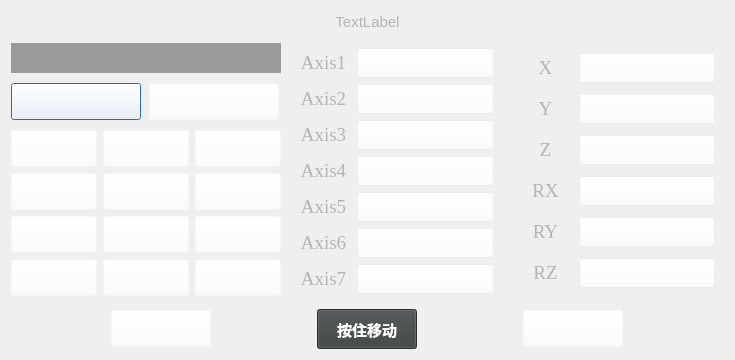
<?xml version="1.0" encoding="UTF-8"?>
<ui version="4.0">
 <class>NumberBoard</class>
 <widget class="QDialog" name="NumberBoard">
  <property name="windowModality">
   <enum>Qt::NonModal</enum>
  </property>
  <property name="geometry">
   <rect>
    <x>0</x>
    <y>0</y>
    <width>735</width>
    <height>360</height>
   </rect>
  </property>
  <property name="minimumSize">
   <size>
    <width>200</width>
    <height>360</height>
   </size>
  </property>
  <property name="maximumSize">
   <size>
    <width>999</width>
    <height>360</height>
   </size>
  </property>
  <property name="windowTitle">
   <string>Number board</string>
  </property>
  <property name="whatsThis">
   <string/>
  </property>
  <property name="styleSheet">
   <string notr="true"/>
  </property>
  <layout class="QGridLayout" name="gridLayout_5">
   <item row="1" column="0">
    <layout class="QGridLayout" name="gridLayout_4">
     <item row="0" column="0" colspan="2">
      <widget class="QLineEdit" name="numberBoardLineEdit">
       <property name="enabled">
        <bool>true</bool>
       </property>
       <property name="minimumSize">
        <size>
         <width>0</width>
         <height>30</height>
        </size>
       </property>
       <property name="font">
        <font>
         <family>Times New Roman</family>
         <pointsize>16</pointsize>
        </font>
       </property>
       <property name="layoutDirection">
        <enum>Qt::RightToLeft</enum>
       </property>
       <property name="styleSheet">
        <string notr="true">background-color: rgba(154, 154, 154, 255);
border: 0px solid gray; 
color:black;</string>
       </property>
       <property name="text">
        <string/>
       </property>
       <property name="echoMode">
        <enum>QLineEdit::Normal</enum>
       </property>
       <property name="alignment">
        <set>Qt::AlignRight|Qt::AlignTrailing|Qt::AlignVCenter</set>
       </property>
      </widget>
     </item>
     <item row="1" column="0">
      <widget class="QPushButton" name="numberBoardBack">
       <property name="minimumSize">
        <size>
         <width>130</width>
         <height>37</height>
        </size>
       </property>
       <property name="maximumSize">
        <size>
         <width>130</width>
         <height>37</height>
        </size>
       </property>
       <property name="font">
        <font>
         <family>Times New Roman</family>
         <pointsize>20</pointsize>
        </font>
       </property>
       <property name="styleSheet">
        <string notr="true">background-color: rgba(255, 255, 255, 0); color:white;</string>
       </property>
       <property name="text">
        <string/>
       </property>
       <property name="icon">
        <iconset resource="images.qrc">
         <normaloff>:/images/numCancel.png</normaloff>:/images/numCancel.png</iconset>
       </property>
       <property name="iconSize">
        <size>
         <width>130</width>
         <height>37</height>
        </size>
       </property>
      </widget>
     </item>
     <item row="1" column="1">
      <widget class="QPushButton" name="numberBoardClear">
       <property name="minimumSize">
        <size>
         <width>130</width>
         <height>37</height>
        </size>
       </property>
       <property name="maximumSize">
        <size>
         <width>130</width>
         <height>37</height>
        </size>
       </property>
       <property name="font">
        <font>
         <family>Times New Roman</family>
         <pointsize>20</pointsize>
        </font>
       </property>
       <property name="styleSheet">
        <string notr="true">background-color: rgba(255, 255, 255, 0); color:white;</string>
       </property>
       <property name="text">
        <string/>
       </property>
       <property name="icon">
        <iconset resource="images.qrc">
         <normaloff>:/images/numClear.png</normaloff>:/images/numClear.png</iconset>
       </property>
       <property name="iconSize">
        <size>
         <width>130</width>
         <height>37</height>
        </size>
       </property>
      </widget>
     </item>
     <item row="2" column="0" colspan="2">
      <layout class="QGridLayout" name="gridLayout">
       <item row="3" column="0">
        <widget class="QPushButton" name="numberBoard0">
         <property name="minimumSize">
          <size>
           <width>86</width>
           <height>37</height>
          </size>
         </property>
         <property name="maximumSize">
          <size>
           <width>86</width>
           <height>37</height>
          </size>
         </property>
         <property name="font">
          <font>
           <family>Times New Roman</family>
           <pointsize>20</pointsize>
          </font>
         </property>
         <property name="styleSheet">
          <string notr="true">background-color: rgba(255, 255, 255, 0); color:white;</string>
         </property>
         <property name="text">
          <string/>
         </property>
         <property name="icon">
          <iconset resource="images.qrc">
           <normaloff>:/images/num0.png</normaloff>:/images/num0.png</iconset>
         </property>
         <property name="iconSize">
          <size>
           <width>86</width>
           <height>37</height>
          </size>
         </property>
        </widget>
       </item>
       <item row="3" column="2">
        <widget class="QPushButton" name="numberBoardMinus">
         <property name="minimumSize">
          <size>
           <width>86</width>
           <height>37</height>
          </size>
         </property>
         <property name="maximumSize">
          <size>
           <width>86</width>
           <height>37</height>
          </size>
         </property>
         <property name="font">
          <font>
           <family>Times New Roman</family>
           <pointsize>20</pointsize>
          </font>
         </property>
         <property name="styleSheet">
          <string notr="true">background-color: rgba(255, 255, 255, 0); color:white;</string>
         </property>
         <property name="text">
          <string/>
         </property>
         <property name="icon">
          <iconset resource="images.qrc">
           <normaloff>:/images/numMinus.png</normaloff>:/images/numMinus.png</iconset>
         </property>
         <property name="iconSize">
          <size>
           <width>86</width>
           <height>37</height>
          </size>
         </property>
        </widget>
       </item>
       <item row="3" column="1">
        <widget class="QPushButton" name="numberBoardPoint">
         <property name="minimumSize">
          <size>
           <width>86</width>
           <height>37</height>
          </size>
         </property>
         <property name="maximumSize">
          <size>
           <width>86</width>
           <height>37</height>
          </size>
         </property>
         <property name="font">
          <font>
           <family>Times New Roman</family>
           <pointsize>20</pointsize>
          </font>
         </property>
         <property name="styleSheet">
          <string notr="true">background-color: rgba(255, 255, 255, 0); color:white;</string>
         </property>
         <property name="text">
          <string/>
         </property>
         <property name="icon">
          <iconset resource="images.qrc">
           <normaloff>:/images/numDot.png</normaloff>:/images/numDot.png</iconset>
         </property>
         <property name="iconSize">
          <size>
           <width>86</width>
           <height>37</height>
          </size>
         </property>
        </widget>
       </item>
       <item row="2" column="2">
        <widget class="QPushButton" name="numberBoard3">
         <property name="minimumSize">
          <size>
           <width>86</width>
           <height>37</height>
          </size>
         </property>
         <property name="maximumSize">
          <size>
           <width>86</width>
           <height>37</height>
          </size>
         </property>
         <property name="font">
          <font>
           <family>Times New Roman</family>
           <pointsize>20</pointsize>
          </font>
         </property>
         <property name="styleSheet">
          <string notr="true">background-color: rgba(255, 255, 255, 0); color:white;</string>
         </property>
         <property name="text">
          <string/>
         </property>
         <property name="icon">
          <iconset resource="images.qrc">
           <normaloff>:/images/num3.png</normaloff>:/images/num3.png</iconset>
         </property>
         <property name="iconSize">
          <size>
           <width>86</width>
           <height>37</height>
          </size>
         </property>
        </widget>
       </item>
       <item row="2" column="1">
        <widget class="QPushButton" name="numberBoard2">
         <property name="minimumSize">
          <size>
           <width>86</width>
           <height>37</height>
          </size>
         </property>
         <property name="maximumSize">
          <size>
           <width>86</width>
           <height>37</height>
          </size>
         </property>
         <property name="font">
          <font>
           <family>Times New Roman</family>
           <pointsize>20</pointsize>
          </font>
         </property>
         <property name="styleSheet">
          <string notr="true">background-color: rgba(255, 255, 255, 0); color:white;</string>
         </property>
         <property name="text">
          <string/>
         </property>
         <property name="icon">
          <iconset resource="images.qrc">
           <normaloff>:/images/num2.png</normaloff>:/images/num2.png</iconset>
         </property>
         <property name="iconSize">
          <size>
           <width>86</width>
           <height>37</height>
          </size>
         </property>
        </widget>
       </item>
       <item row="2" column="0">
        <widget class="QPushButton" name="numberBoard1">
         <property name="minimumSize">
          <size>
           <width>86</width>
           <height>37</height>
          </size>
         </property>
         <property name="maximumSize">
          <size>
           <width>86</width>
           <height>37</height>
          </size>
         </property>
         <property name="font">
          <font>
           <family>Times New Roman</family>
           <pointsize>20</pointsize>
          </font>
         </property>
         <property name="styleSheet">
          <string notr="true">background-color: rgba(255, 255, 255, 0); color:white;</string>
         </property>
         <property name="text">
          <string/>
         </property>
         <property name="icon">
          <iconset resource="images.qrc">
           <normaloff>:/images/num1.png</normaloff>:/images/num1.png</iconset>
         </property>
         <property name="iconSize">
          <size>
           <width>86</width>
           <height>37</height>
          </size>
         </property>
        </widget>
       </item>
       <item row="1" column="2">
        <widget class="QPushButton" name="numberBoard6">
         <property name="minimumSize">
          <size>
           <width>86</width>
           <height>37</height>
          </size>
         </property>
         <property name="maximumSize">
          <size>
           <width>86</width>
           <height>37</height>
          </size>
         </property>
         <property name="font">
          <font>
           <family>Times New Roman</family>
           <pointsize>20</pointsize>
          </font>
         </property>
         <property name="styleSheet">
          <string notr="true">background-color: rgba(255, 255, 255, 0); color:white;</string>
         </property>
         <property name="text">
          <string/>
         </property>
         <property name="icon">
          <iconset resource="images.qrc">
           <normaloff>:/images/num6.png</normaloff>:/images/num6.png</iconset>
         </property>
         <property name="iconSize">
          <size>
           <width>86</width>
           <height>37</height>
          </size>
         </property>
        </widget>
       </item>
       <item row="1" column="1">
        <widget class="QPushButton" name="numberBoard5">
         <property name="minimumSize">
          <size>
           <width>86</width>
           <height>37</height>
          </size>
         </property>
         <property name="maximumSize">
          <size>
           <width>86</width>
           <height>37</height>
          </size>
         </property>
         <property name="font">
          <font>
           <family>Times New Roman</family>
           <pointsize>20</pointsize>
          </font>
         </property>
         <property name="styleSheet">
          <string notr="true">background-color: rgba(255, 255, 255, 0); color:white;</string>
         </property>
         <property name="text">
          <string/>
         </property>
         <property name="icon">
          <iconset resource="images.qrc">
           <normaloff>:/images/num5.png</normaloff>:/images/num5.png</iconset>
         </property>
         <property name="iconSize">
          <size>
           <width>86</width>
           <height>37</height>
          </size>
         </property>
        </widget>
       </item>
       <item row="1" column="0">
        <widget class="QPushButton" name="numberBoard4">
         <property name="minimumSize">
          <size>
           <width>86</width>
           <height>37</height>
          </size>
         </property>
         <property name="maximumSize">
          <size>
           <width>86</width>
           <height>37</height>
          </size>
         </property>
         <property name="font">
          <font>
           <family>Times New Roman</family>
           <pointsize>20</pointsize>
          </font>
         </property>
         <property name="styleSheet">
          <string notr="true">background-color: rgba(255, 255, 255, 0); color:white;</string>
         </property>
         <property name="text">
          <string/>
         </property>
         <property name="icon">
          <iconset resource="images.qrc">
           <normaloff>:/images/num4.png</normaloff>:/images/num4.png</iconset>
         </property>
         <property name="iconSize">
          <size>
           <width>86</width>
           <height>37</height>
          </size>
         </property>
        </widget>
       </item>
       <item row="0" column="2">
        <widget class="QPushButton" name="numberBoard9">
         <property name="minimumSize">
          <size>
           <width>86</width>
           <height>37</height>
          </size>
         </property>
         <property name="maximumSize">
          <size>
           <width>86</width>
           <height>37</height>
          </size>
         </property>
         <property name="font">
          <font>
           <family>Times New Roman</family>
           <pointsize>20</pointsize>
          </font>
         </property>
         <property name="styleSheet">
          <string notr="true">background-color: rgba(255, 255, 255, 0); color:white;</string>
         </property>
         <property name="text">
          <string/>
         </property>
         <property name="icon">
          <iconset resource="images.qrc">
           <normaloff>:/images/num9.png</normaloff>:/images/num9.png</iconset>
         </property>
         <property name="iconSize">
          <size>
           <width>86</width>
           <height>37</height>
          </size>
         </property>
        </widget>
       </item>
       <item row="0" column="1">
        <widget class="QPushButton" name="numberBoard8">
         <property name="minimumSize">
          <size>
           <width>86</width>
           <height>37</height>
          </size>
         </property>
         <property name="maximumSize">
          <size>
           <width>86</width>
           <height>37</height>
          </size>
         </property>
         <property name="font">
          <font>
           <family>Times New Roman</family>
           <pointsize>20</pointsize>
          </font>
         </property>
         <property name="styleSheet">
          <string notr="true">background-color: rgba(255, 255, 255, 0); color:white;</string>
         </property>
         <property name="text">
          <string/>
         </property>
         <property name="icon">
          <iconset resource="images.qrc">
           <normaloff>:/images/num8.png</normaloff>:/images/num8.png</iconset>
         </property>
         <property name="iconSize">
          <size>
           <width>86</width>
           <height>37</height>
          </size>
         </property>
        </widget>
       </item>
       <item row="0" column="0">
        <widget class="QPushButton" name="numberBoard7">
         <property name="minimumSize">
          <size>
           <width>86</width>
           <height>37</height>
          </size>
         </property>
         <property name="maximumSize">
          <size>
           <width>86</width>
           <height>37</height>
          </size>
         </property>
         <property name="font">
          <font>
           <family>Times New Roman</family>
           <pointsize>20</pointsize>
          </font>
         </property>
         <property name="styleSheet">
          <string notr="true">background-color: rgba(255, 255, 255, 0); color:white;</string>
         </property>
         <property name="locale">
          <locale language="Chinese" country="China"/>
         </property>
         <property name="text">
          <string/>
         </property>
         <property name="icon">
          <iconset resource="images.qrc">
           <normaloff>:/images/num7.png</normaloff>:/images/num7.png</iconset>
         </property>
         <property name="iconSize">
          <size>
           <width>86</width>
           <height>37</height>
          </size>
         </property>
        </widget>
       </item>
      </layout>
     </item>
    </layout>
   </item>
   <item row="1" column="1">
    <widget class="QGroupBox" name="axisGroupBox">
     <property name="minimumSize">
      <size>
       <width>200</width>
       <height>0</height>
      </size>
     </property>
     <property name="styleSheet">
      <string notr="true">QGroupBox { 
     border: 0px solid gray; 
     border-radius: 0px; 
 } </string>
     </property>
     <property name="title">
      <string/>
     </property>
     <layout class="QGridLayout" name="gridLayout_2">
      <item row="0" column="0">
       <widget class="QLabel" name="label">
        <property name="maximumSize">
         <size>
          <width>55</width>
          <height>16777215</height>
         </size>
        </property>
        <property name="font">
         <font>
          <family>Times New Roman</family>
          <pointsize>14</pointsize>
         </font>
        </property>
        <property name="styleSheet">
         <string notr="true">background-color: rgba(255, 255, 255, 0); color:rgb(179, 181, 180)</string>
        </property>
        <property name="text">
         <string>Axis1</string>
        </property>
        <property name="alignment">
         <set>Qt::AlignCenter</set>
        </property>
       </widget>
      </item>
      <item row="0" column="1">
       <widget class="QPushButton" name="axisLineEdit1">
        <property name="minimumSize">
         <size>
          <width>0</width>
          <height>30</height>
         </size>
        </property>
        <property name="font">
         <font>
          <family>Times New Roman</family>
          <pointsize>14</pointsize>
         </font>
        </property>
        <property name="styleSheet">
         <string notr="true">background-color: rgba(255, 255, 255, 40); color:rgb(179, 181, 180)</string>
        </property>
        <property name="text">
         <string/>
        </property>
       </widget>
      </item>
      <item row="1" column="0">
       <widget class="QLabel" name="label_2">
        <property name="maximumSize">
         <size>
          <width>55</width>
          <height>16777215</height>
         </size>
        </property>
        <property name="font">
         <font>
          <family>Times New Roman</family>
          <pointsize>14</pointsize>
         </font>
        </property>
        <property name="styleSheet">
         <string notr="true">background-color: rgba(255, 255, 255, 0); color:rgb(179, 181, 180)</string>
        </property>
        <property name="text">
         <string>Axis2</string>
        </property>
        <property name="alignment">
         <set>Qt::AlignCenter</set>
        </property>
       </widget>
      </item>
      <item row="1" column="1">
       <widget class="QPushButton" name="axisLineEdit2">
        <property name="minimumSize">
         <size>
          <width>0</width>
          <height>30</height>
         </size>
        </property>
        <property name="font">
         <font>
          <family>Times New Roman</family>
          <pointsize>14</pointsize>
         </font>
        </property>
        <property name="styleSheet">
         <string notr="true">background-color: rgba(255, 255, 255, 40); color:rgb(179, 181, 180)</string>
        </property>
        <property name="text">
         <string/>
        </property>
       </widget>
      </item>
      <item row="2" column="0">
       <widget class="QLabel" name="label_3">
        <property name="maximumSize">
         <size>
          <width>55</width>
          <height>16777215</height>
         </size>
        </property>
        <property name="font">
         <font>
          <family>Times New Roman</family>
          <pointsize>14</pointsize>
         </font>
        </property>
        <property name="styleSheet">
         <string notr="true">background-color: rgba(255, 255, 255, 0); color:rgb(179, 181, 180)</string>
        </property>
        <property name="text">
         <string>Axis3</string>
        </property>
        <property name="alignment">
         <set>Qt::AlignCenter</set>
        </property>
       </widget>
      </item>
      <item row="2" column="1">
       <widget class="QPushButton" name="axisLineEdit3">
        <property name="minimumSize">
         <size>
          <width>0</width>
          <height>30</height>
         </size>
        </property>
        <property name="font">
         <font>
          <family>Times New Roman</family>
          <pointsize>14</pointsize>
         </font>
        </property>
        <property name="styleSheet">
         <string notr="true">background-color: rgba(255, 255, 255, 40); color:rgb(179, 181, 180)</string>
        </property>
        <property name="text">
         <string/>
        </property>
       </widget>
      </item>
      <item row="3" column="0">
       <widget class="QLabel" name="label_4">
        <property name="maximumSize">
         <size>
          <width>55</width>
          <height>16777215</height>
         </size>
        </property>
        <property name="font">
         <font>
          <family>Times New Roman</family>
          <pointsize>14</pointsize>
         </font>
        </property>
        <property name="styleSheet">
         <string notr="true">background-color: rgba(255, 255, 255, 0); color:rgb(179, 181, 180)</string>
        </property>
        <property name="text">
         <string>Axis4</string>
        </property>
        <property name="alignment">
         <set>Qt::AlignCenter</set>
        </property>
       </widget>
      </item>
      <item row="3" column="1">
       <widget class="QPushButton" name="axisLineEdit4">
        <property name="minimumSize">
         <size>
          <width>0</width>
          <height>30</height>
         </size>
        </property>
        <property name="font">
         <font>
          <family>Times New Roman</family>
          <pointsize>14</pointsize>
         </font>
        </property>
        <property name="styleSheet">
         <string notr="true">background-color: rgba(255, 255, 255, 40); color:rgb(179, 181, 180)</string>
        </property>
        <property name="text">
         <string/>
        </property>
       </widget>
      </item>
      <item row="4" column="0">
       <widget class="QLabel" name="label_5">
        <property name="maximumSize">
         <size>
          <width>55</width>
          <height>16777215</height>
         </size>
        </property>
        <property name="font">
         <font>
          <family>Times New Roman</family>
          <pointsize>14</pointsize>
         </font>
        </property>
        <property name="styleSheet">
         <string notr="true">background-color: rgba(255, 255, 255, 0); color:rgb(179, 181, 180)</string>
        </property>
        <property name="text">
         <string>Axis5</string>
        </property>
        <property name="alignment">
         <set>Qt::AlignCenter</set>
        </property>
       </widget>
      </item>
      <item row="4" column="1">
       <widget class="QPushButton" name="axisLineEdit5">
        <property name="minimumSize">
         <size>
          <width>0</width>
          <height>30</height>
         </size>
        </property>
        <property name="font">
         <font>
          <family>Times New Roman</family>
          <pointsize>14</pointsize>
         </font>
        </property>
        <property name="styleSheet">
         <string notr="true">background-color: rgba(255, 255, 255, 40); color:rgb(179, 181, 180)</string>
        </property>
        <property name="text">
         <string/>
        </property>
       </widget>
      </item>
      <item row="5" column="0">
       <widget class="QLabel" name="label_6">
        <property name="maximumSize">
         <size>
          <width>55</width>
          <height>16777215</height>
         </size>
        </property>
        <property name="font">
         <font>
          <family>Times New Roman</family>
          <pointsize>14</pointsize>
         </font>
        </property>
        <property name="styleSheet">
         <string notr="true">background-color: rgba(255, 255, 255, 0); color:rgb(179, 181, 180)</string>
        </property>
        <property name="text">
         <string>Axis6</string>
        </property>
        <property name="alignment">
         <set>Qt::AlignCenter</set>
        </property>
       </widget>
      </item>
      <item row="5" column="1">
       <widget class="QPushButton" name="axisLineEdit6">
        <property name="minimumSize">
         <size>
          <width>0</width>
          <height>30</height>
         </size>
        </property>
        <property name="font">
         <font>
          <family>Times New Roman</family>
          <pointsize>14</pointsize>
         </font>
        </property>
        <property name="styleSheet">
         <string notr="true">background-color: rgba(255, 255, 255, 40); color:rgb(179, 181, 180)</string>
        </property>
        <property name="text">
         <string/>
        </property>
       </widget>
      </item>
      <item row="6" column="0">
       <widget class="QLabel" name="label_7">
        <property name="maximumSize">
         <size>
          <width>55</width>
          <height>16777215</height>
         </size>
        </property>
        <property name="font">
         <font>
          <family>Times New Roman</family>
          <pointsize>14</pointsize>
         </font>
        </property>
        <property name="styleSheet">
         <string notr="true">background-color: rgba(255, 255, 255, 0); color:rgb(179, 181, 180)</string>
        </property>
        <property name="text">
         <string>Axis7</string>
        </property>
        <property name="alignment">
         <set>Qt::AlignCenter</set>
        </property>
       </widget>
      </item>
      <item row="6" column="1">
       <widget class="QPushButton" name="axisLineEdit7">
        <property name="minimumSize">
         <size>
          <width>0</width>
          <height>30</height>
         </size>
        </property>
        <property name="font">
         <font>
          <family>Times New Roman</family>
          <pointsize>14</pointsize>
         </font>
        </property>
        <property name="styleSheet">
         <string notr="true">background-color: rgba(255, 255, 255, 40); color:rgb(179, 181, 180)</string>
        </property>
        <property name="text">
         <string/>
        </property>
       </widget>
      </item>
     </layout>
    </widget>
   </item>
   <item row="1" column="2">
    <widget class="QGroupBox" name="positionGroupBox">
     <property name="minimumSize">
      <size>
       <width>200</width>
       <height>0</height>
      </size>
     </property>
     <property name="styleSheet">
      <string notr="true">QGroupBox { 
     border: 0px solid gray; 
     border-radius: 0px; 
 } </string>
     </property>
     <property name="title">
      <string/>
     </property>
     <layout class="QGridLayout" name="gridLayout_3">
      <item row="3" column="0">
       <widget class="QLabel" name="label_11">
        <property name="maximumSize">
         <size>
          <width>55</width>
          <height>16777215</height>
         </size>
        </property>
        <property name="font">
         <font>
          <family>Times New Roman</family>
          <pointsize>14</pointsize>
         </font>
        </property>
        <property name="styleSheet">
         <string notr="true">background-color: rgba(255, 255, 255, 0); color:rgb(179, 181, 180)</string>
        </property>
        <property name="text">
         <string>RX</string>
        </property>
        <property name="alignment">
         <set>Qt::AlignCenter</set>
        </property>
       </widget>
      </item>
      <item row="1" column="1">
       <widget class="QPushButton" name="yLineEdit">
        <property name="minimumSize">
         <size>
          <width>0</width>
          <height>30</height>
         </size>
        </property>
        <property name="font">
         <font>
          <family>Times New Roman</family>
          <pointsize>14</pointsize>
         </font>
        </property>
        <property name="styleSheet">
         <string notr="true">background-color: rgba(255, 255, 255, 40); color:rgb(179, 181, 180)</string>
        </property>
        <property name="text">
         <string/>
        </property>
       </widget>
      </item>
      <item row="0" column="1">
       <widget class="QPushButton" name="xLineEdit">
        <property name="minimumSize">
         <size>
          <width>0</width>
          <height>30</height>
         </size>
        </property>
        <property name="font">
         <font>
          <family>Times New Roman</family>
          <pointsize>14</pointsize>
         </font>
        </property>
        <property name="styleSheet">
         <string notr="true">background-color: rgba(255, 255, 255, 40); color:rgb(179, 181, 180)</string>
        </property>
        <property name="text">
         <string/>
        </property>
       </widget>
      </item>
      <item row="1" column="0">
       <widget class="QLabel" name="label_9">
        <property name="maximumSize">
         <size>
          <width>55</width>
          <height>16777215</height>
         </size>
        </property>
        <property name="font">
         <font>
          <family>Times New Roman</family>
          <pointsize>14</pointsize>
         </font>
        </property>
        <property name="styleSheet">
         <string notr="true">background-color: rgba(255, 255, 255, 0); color:rgb(179, 181, 180)</string>
        </property>
        <property name="text">
         <string>Y</string>
        </property>
        <property name="alignment">
         <set>Qt::AlignCenter</set>
        </property>
       </widget>
      </item>
      <item row="2" column="1">
       <widget class="QPushButton" name="zLineEdit">
        <property name="minimumSize">
         <size>
          <width>0</width>
          <height>30</height>
         </size>
        </property>
        <property name="font">
         <font>
          <family>Times New Roman</family>
          <pointsize>14</pointsize>
         </font>
        </property>
        <property name="styleSheet">
         <string notr="true">background-color: rgba(255, 255, 255, 40); color:rgb(179, 181, 180)</string>
        </property>
        <property name="text">
         <string/>
        </property>
       </widget>
      </item>
      <item row="2" column="0">
       <widget class="QLabel" name="label_10">
        <property name="maximumSize">
         <size>
          <width>55</width>
          <height>16777215</height>
         </size>
        </property>
        <property name="font">
         <font>
          <family>Times New Roman</family>
          <pointsize>14</pointsize>
         </font>
        </property>
        <property name="styleSheet">
         <string notr="true">background-color: rgba(255, 255, 255, 0); color:rgb(179, 181, 180)</string>
        </property>
        <property name="text">
         <string>Z</string>
        </property>
        <property name="alignment">
         <set>Qt::AlignCenter</set>
        </property>
       </widget>
      </item>
      <item row="0" column="0">
       <widget class="QLabel" name="label_8">
        <property name="maximumSize">
         <size>
          <width>55</width>
          <height>16777215</height>
         </size>
        </property>
        <property name="font">
         <font>
          <family>Times New Roman</family>
          <pointsize>14</pointsize>
         </font>
        </property>
        <property name="styleSheet">
         <string notr="true">background-color: rgba(255, 255, 255, 0); color:rgb(179, 181, 180)</string>
        </property>
        <property name="text">
         <string>X</string>
        </property>
        <property name="alignment">
         <set>Qt::AlignCenter</set>
        </property>
       </widget>
      </item>
      <item row="5" column="1">
       <widget class="QPushButton" name="rzLineEdit">
        <property name="minimumSize">
         <size>
          <width>0</width>
          <height>30</height>
         </size>
        </property>
        <property name="font">
         <font>
          <family>Times New Roman</family>
          <pointsize>14</pointsize>
         </font>
        </property>
        <property name="styleSheet">
         <string notr="true">background-color: rgba(255, 255, 255, 40); color:rgb(179, 181, 180)</string>
        </property>
        <property name="text">
         <string/>
        </property>
       </widget>
      </item>
      <item row="5" column="0">
       <widget class="QLabel" name="label_13">
        <property name="maximumSize">
         <size>
          <width>55</width>
          <height>16777215</height>
         </size>
        </property>
        <property name="font">
         <font>
          <family>Times New Roman</family>
          <pointsize>14</pointsize>
         </font>
        </property>
        <property name="styleSheet">
         <string notr="true">background-color: rgba(255, 255, 255, 0); color:rgb(179, 181, 180)</string>
        </property>
        <property name="text">
         <string>RZ</string>
        </property>
        <property name="alignment">
         <set>Qt::AlignCenter</set>
        </property>
       </widget>
      </item>
      <item row="4" column="1">
       <widget class="QPushButton" name="ryLineEdit">
        <property name="minimumSize">
         <size>
          <width>0</width>
          <height>30</height>
         </size>
        </property>
        <property name="font">
         <font>
          <family>Times New Roman</family>
          <pointsize>14</pointsize>
         </font>
        </property>
        <property name="styleSheet">
         <string notr="true">background-color: rgba(255, 255, 255, 40); color:rgb(179, 181, 180)</string>
        </property>
        <property name="text">
         <string/>
        </property>
       </widget>
      </item>
      <item row="4" column="0">
       <widget class="QLabel" name="label_12">
        <property name="maximumSize">
         <size>
          <width>55</width>
          <height>16777215</height>
         </size>
        </property>
        <property name="font">
         <font>
          <family>Times New Roman</family>
          <pointsize>14</pointsize>
         </font>
        </property>
        <property name="styleSheet">
         <string notr="true">background-color: rgba(255, 255, 255, 0); color:rgb(179, 181, 180)</string>
        </property>
        <property name="text">
         <string>RY</string>
        </property>
        <property name="alignment">
         <set>Qt::AlignCenter</set>
        </property>
       </widget>
      </item>
      <item row="3" column="1">
       <widget class="QPushButton" name="rxLineEdit">
        <property name="minimumSize">
         <size>
          <width>0</width>
          <height>30</height>
         </size>
        </property>
        <property name="font">
         <font>
          <family>Times New Roman</family>
          <pointsize>14</pointsize>
         </font>
        </property>
        <property name="styleSheet">
         <string notr="true">background-color: rgba(255, 255, 255, 40); color:rgb(179, 181, 180)</string>
        </property>
        <property name="text">
         <string/>
        </property>
       </widget>
      </item>
     </layout>
    </widget>
   </item>
   <item row="2" column="0" colspan="3">
    <layout class="QHBoxLayout" name="horizontalLayout">
     <item>
      <widget class="QPushButton" name="numberBoardCancel">
       <property name="minimumSize">
        <size>
         <width>100</width>
         <height>37</height>
        </size>
       </property>
       <property name="maximumSize">
        <size>
         <width>100</width>
         <height>37</height>
        </size>
       </property>
       <property name="font">
        <font>
         <family>Times New Roman</family>
         <pointsize>20</pointsize>
        </font>
       </property>
       <property name="styleSheet">
        <string notr="true">background-color: rgba(255, 255, 255, 0); color:white;</string>
       </property>
       <property name="text">
        <string/>
       </property>
       <property name="icon">
        <iconset resource="images.qrc">
         <normaloff>:/images/num_cancel.png</normaloff>:/images/num_cancel.png</iconset>
       </property>
       <property name="iconSize">
        <size>
         <width>100</width>
         <height>37</height>
        </size>
       </property>
      </widget>
     </item>
     <item>
      <widget class="QPushButton" name="pressToMove">
       <property name="minimumSize">
        <size>
         <width>0</width>
         <height>40</height>
        </size>
       </property>
       <property name="maximumSize">
        <size>
         <width>100</width>
         <height>16777215</height>
        </size>
       </property>
       <property name="font">
        <font>
         <pointsize>11</pointsize>
         <weight>75</weight>
         <bold>true</bold>
        </font>
       </property>
       <property name="styleSheet">
        <string notr="true">background-color: rgb(59, 65, 65);color:rgb(255, 255, 255)</string>
       </property>
       <property name="text">
        <string>按住移动</string>
       </property>
      </widget>
     </item>
     <item>
      <widget class="QPushButton" name="numberBoardOK">
       <property name="minimumSize">
        <size>
         <width>100</width>
         <height>37</height>
        </size>
       </property>
       <property name="maximumSize">
        <size>
         <width>100</width>
         <height>37</height>
        </size>
       </property>
       <property name="font">
        <font>
         <family>Times New Roman</family>
         <pointsize>20</pointsize>
        </font>
       </property>
       <property name="styleSheet">
        <string notr="true">background-color: rgba(255, 255, 255, 0); color:white;</string>
       </property>
       <property name="text">
        <string/>
       </property>
       <property name="icon">
        <iconset resource="images.qrc">
         <normaloff>:/images/numOK.png</normaloff>:/images/numOK.png</iconset>
       </property>
       <property name="iconSize">
        <size>
         <width>100</width>
         <height>37</height>
        </size>
       </property>
      </widget>
     </item>
    </layout>
   </item>
   <item row="0" column="0" colspan="3">
    <widget class="QLabel" name="numberBoardLabel">
     <property name="font">
      <font>
       <pointsize>11</pointsize>
      </font>
     </property>
     <property name="styleSheet">
      <string>background-color: rgba(255, 255, 255, 0); color:rgb(179, 181, 180)</string>
     </property>
     <property name="text">
      <string>TextLabel</string>
     </property>
     <property name="alignment">
      <set>Qt::AlignCenter</set>
     </property>
    </widget>
   </item>
  </layout>
 </widget>
 <tabstops>
  <tabstop>numberBoardOK</tabstop>
  <tabstop>axisLineEdit2</tabstop>
  <tabstop>axisLineEdit3</tabstop>
  <tabstop>axisLineEdit4</tabstop>
  <tabstop>axisLineEdit5</tabstop>
  <tabstop>axisLineEdit6</tabstop>
  <tabstop>axisLineEdit7</tabstop>
  <tabstop>yLineEdit</tabstop>
  <tabstop>xLineEdit</tabstop>
  <tabstop>zLineEdit</tabstop>
  <tabstop>rzLineEdit</tabstop>
  <tabstop>ryLineEdit</tabstop>
  <tabstop>rxLineEdit</tabstop>
  <tabstop>numberBoardLineEdit</tabstop>
  <tabstop>numberBoardBack</tabstop>
  <tabstop>numberBoardClear</tabstop>
  <tabstop>numberBoard0</tabstop>
  <tabstop>numberBoardMinus</tabstop>
  <tabstop>numberBoardPoint</tabstop>
  <tabstop>numberBoard3</tabstop>
  <tabstop>numberBoard2</tabstop>
  <tabstop>numberBoard1</tabstop>
  <tabstop>numberBoard6</tabstop>
  <tabstop>numberBoard5</tabstop>
  <tabstop>numberBoard4</tabstop>
  <tabstop>numberBoard9</tabstop>
  <tabstop>numberBoard8</tabstop>
  <tabstop>numberBoard7</tabstop>
  <tabstop>numberBoardCancel</tabstop>
  <tabstop>pressToMove</tabstop>
  <tabstop>axisLineEdit1</tabstop>
 </tabstops>
 <resources>
  <include location="images.qrc"/>
 </resources>
 <connections/>
</ui>
